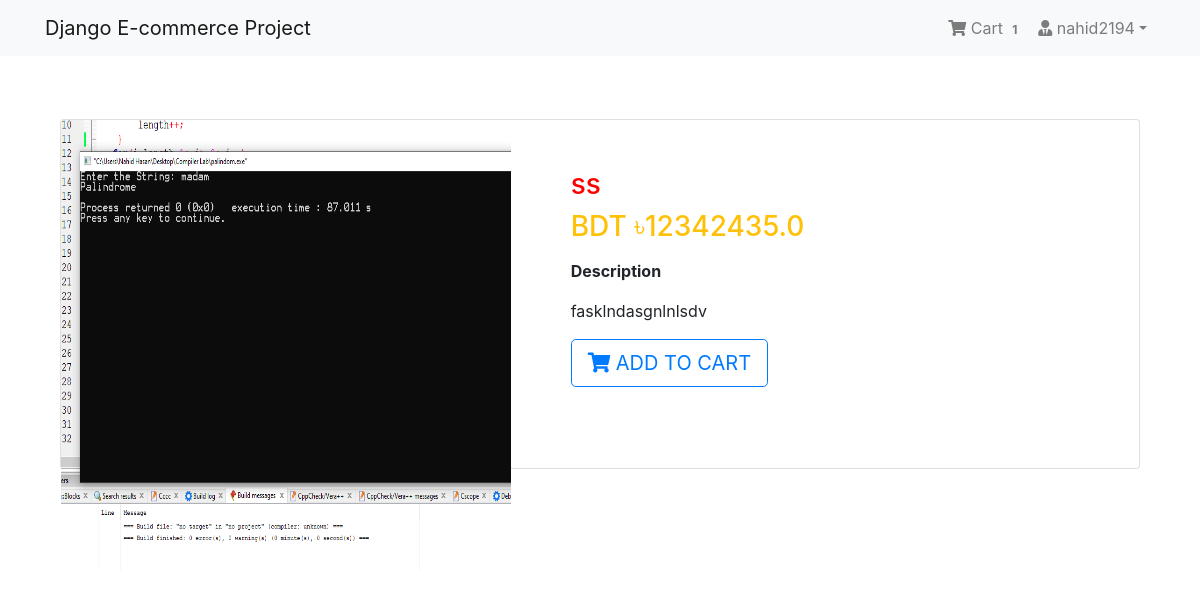
The app's page /product/1/ (signed in) with its own data.
### App_Login/models.py (models this page shows, shortened)
class User(AbstractBaseUser, PermissionsMixin):
    email = models.EmailField(unique=True, null=False)
    is_staff = models.BooleanField(
        ugettext_lazy('staff status'),
        default=False,
        help_text=ugettext_lazy('Designates whether the user can log in this site'
                                )
    )
    is_active = models.BooleanField(
        ugettext_lazy('active'),
        default=True,
        help_text=ugettext_lazy(
            'Designates whether this user should be treated as active. Unselect this instead of deleting accounts')
    )
    USERNAME_FIELD = 'email'
    objects = MyUserManager()

class Profile(models.Model):
    user = models.OneToOneField(
        User, on_delete=models.CASCADE, related_name='profile')
    username = models.CharField(max_length=264, blank=True)
    full_name = models.CharField(max_length=264, blank=True)
    address_1 = models.CharField(max_length=264, blank=True)
    city = models.CharField(max_length=10, blank=True)
    zipcode = models.CharField(max_length=10, blank=True)
    country = models.CharField(max_length=50, blank=True)
    phone = models.CharField(max_length=20, blank=True)
    date_joined = models.DateTimeField(auto_now_add=True)

### App_Order/models.py (models this page shows, shortened)
class Order(models.Model):
    orderitems = models.ManyToManyField(Cart)
    user = models.ForeignKey(settings.AUTH_USER_MODEL,
                             on_delete=models.CASCADE)
    ordered = models.BooleanField(default=False)
    created = models.DateTimeField(auto_now_add=True)
    paymentId = models.CharField(max_length=264, blank=True, null=True)
    ordereId = models.CharField(max_length=200, blank=True, null=True)

### App_Shop/models.py (models this page shows, shortened)
class Product(models.Model):
    mainimage = models.ImageField(upload_to='Products')
    name = models.CharField(max_length=264)
    category = models.ForeignKey(
        Category, on_delete=models.CASCADE, related_name='category')
    preview_text = models.TextField(
        max_length=200, verbose_name='Preview Text')
    detail_text = models.TextField(max_length=1000, verbose_name='Description')
    price = models.FloatField()
    old_price = models.FloatField(default=0.00)
    created = models.DateTimeField(auto_now_add=True)
    class Meta:
        ordering = ['-created', ]

### App_Shop/views.py (the view)
# urls.py: path('product/<pk>/', views.ProductDetail.as_view(), name='product_detail'),
class ProductDetail(DeleteView):
    model = Product
    template_name = 'App_Shop/product_detail.html'

### App_Order/templatetags/cart_tag.py (called while the page is built)
@register.filter
def cart_total(user):
    order = Order.objects.filter(user=user, ordered=False)
    if order.exists():
        return order[0].orderitems.count()
    else:
        return 0

### templates/App_Shop/product_detail.html
{% extends 'base.html'%}
{% block body_block %}
<div class="container my-5">
    <div class="card">
        <div class="row">
            <aside class="col-sm-5 border-right">
                <article class="gallery-wrap">
                    <div class="img-big-wrap">
                        <div>
                            <a href="#">
                                <img src="/media/{{object.mainimage}}" style="width:450px;">
                            </a>
                        </div>
                    </div>
                </article>
            </aside>
            <aside class="col-sm-7">
                <article class="card-body p-5">
                    <h3 class="title mp-3">{{ object.name}}</h3>
                    <p class="price-detail-wrap">
                        <span class="price h3 text-warning">
                            <span class="currency">BDT &#2547;</span><span class="num">{{ object.price}}</span>
                        </span>
                    </p>
                    <dl class="item-property">
                        <dt>Description</dt>
                        <dd>
                            <p>{{object.detail_text|linebreaks}}</p>
                        </dd>
                    </dl>
                    <a href="{% url 'App_Order:add' pk=object.pk %}"
                        class="btn btn-lg btn-outline-primary text-uppercase"><i class="fas fa-shopping-cart"></i> Add
                        to Cart</a>
                </article>
            </aside>
        </div>
    </div>
</div>
{% endblock %}

### templates/navbar.html (shortened to what this page needs)
{% load cart_tag %}
<nav class="navbar navbar-expand-lg navbar-light bg-light">
    <div class="container">
        <a class="navbar-brand" href="{% url 'App_Shop:home' %}">Django E-commerce Project</a>
        <div class="collapse navbar-collapse" id="navbarNav">
            <ul class="navbar-nav ml-auto">
                {% if request.user.is_authenticated %}
                <li class="nav-item">
                    <a href="{% url 'App_Order:cart' %}" class="nav-link">
                        <i class="fa fa-shopping-cart"></i> Cart
                        <span class="badge badge-ligth">{{ request.user | cart_total }}</span>
                    </a>
                </li>
                <li class="nav-item dropdown">
                    <a class="nav-link dropdown-toggle" href="#" id="navbarDropdown" role="button"
                        data-toggle="dropdown" aria-haspopup="true" aria-expanded="false"><i
                            class="fas fa-user-tie"></i> {{request.user.profile.username}}</a>
                </li>
                {% else %}
                <li class="nav-item">
                    <a href="{% url 'App_Login:login' %}" class="btn btn-primary">Login</a>
                </li>
                {% endif %}
            </ul>
        </div>
    </div>
</nav>

### static/css/main.css (style rules this page uses)
.gallery-wrap .img-big-wrap img { height: 450px; width: auto; display: inline-block; cursor: zoom-in; }
.title { text-decoration: none; color: red; }

### templates/base.html (style rules this page uses)
.card { height: 350px; }

### records on screen
User: user|cart_total "1", user.profile.username "nahid2194"
Product: mainimage (picture), name "ss", price "12342435.0", detail_text "fasklndasgnlnlsdv"
